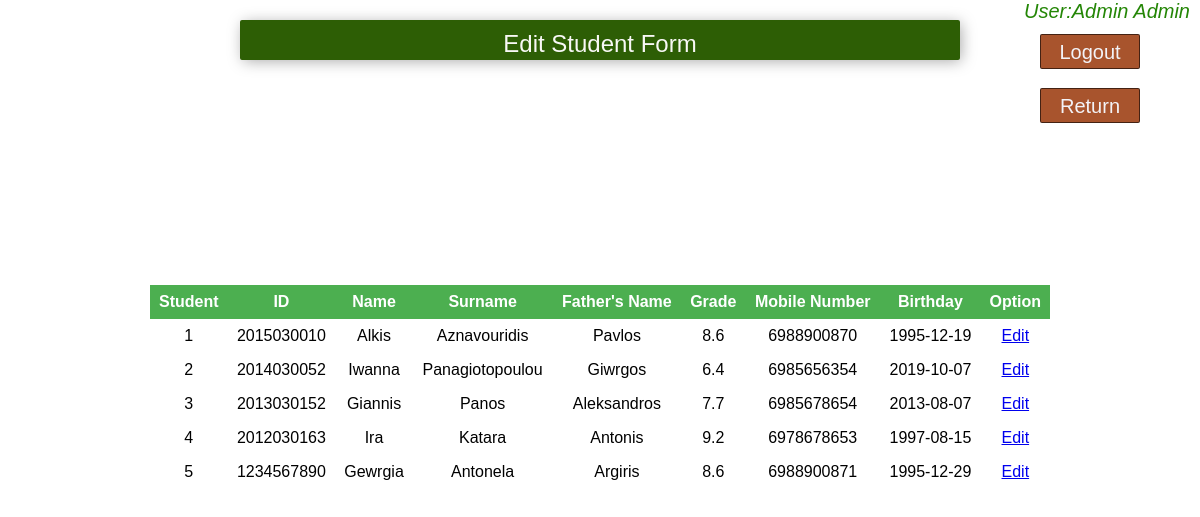
/php/EditStudent.php (signed in), run on the app's committed database.
### tables this page shows
CREATE TABLE `Students` (
  `ID` varchar(20) NOT NULL,
  `NAME` varchar(20) NOT NULL,
  `SURNAME` varchar(30) NOT NULL,
  `FATHERSNAME` varchar(20) DEFAULT NULL,
  `GRADE` float DEFAULT NULL,
  `MOBILENUMBER` varchar(10) DEFAULT NULL,
  `BIRTHDAY` date DEFAULT NULL
);

CREATE TABLE `Teachers` (
  `ID` varchar(30) NOT NULL,
  `NAME` varchar(20) NOT NULL,
  `SURNAME` varchar(30) NOT NULL,
  `USERNAME` varchar(30) NOT NULL,
  `PASSWORD` varchar(30) NOT NULL,
  `EMAIL` varchar(30) NOT NULL
);

### php/EditStudent.php (the view, shortened to what this page needs)
<?php
   include("config.php");
?>
<!DOCTYPE html>
<html lang="en">
   <head>
      <link rel="stylesheet" href="css/sql_queries.css">
   </head>
   <body>
      <header>
         <h2>Edit Student Form</h2>
      </header>
      <div class="scroll">
      <table>
         <thead>
            <tr>
               <th><strong>Student</strong></th>
               <th><strong>ID</strong></th>
               <th><strong>Name</strong></th>
               <th><strong>Surname</strong></th>
               <th><strong>Father's Name</strong></th>
               <th><strong>Grade</strong></th>
               <th><strong>Mobile Number</strong></th>
               <th><strong>Birthday</strong></th>
               <th><strong>Option</strong></th>
            </tr>
         </thead>
         <tbody>
            <?php
               $count=1;
               $sel_query="Select * from Students ORDER BY id desc;";
               $result = mysqli_query($db,$sel_query);
               while($row = mysqli_fetch_assoc($result)) { ?>
               <tr><td><?php echo $count; ?></td>
                  <td><?php echo $row["ID"]; ?></td>
                  <td><?php echo $row["NAME"]; ?></td>
                  <td><?php echo $row["SURNAME"]; ?></td>
                  <td><?php echo $row["FATHERSNAME"]; ?></td>
                  <td><?php echo $row["GRADE"]; ?></td>
                  <td><?php echo $row["MOBILENUMBER"]; ?></td>
                  <td><?php echo $row["BIRTHDAY"]; ?></td>
                  <td>
                     <a href="EditPage.php?id=<?php echo $row["ID"]; ?>">Edit</a>
                  </td>
               </tr>
            <?php $count++; } ?>
         </tbody>
      </table>
      </div>
      <form method="post" action="logout.php">
         <div class="input-group">
            <button type="submit" class="l_btn" name="logout_btn">Logout</button>
         </div>
      </form>
      <form method="post" action="Teachers.php">
         <div class="input-group">
            <button type="submit" class="r_btn" name="return_btn">Return</button>
         </div>
      </form>
      <div>
         <user>User:<?php
                     $query = "SELECT * FROM Teachers WHERE USERNAME = '$_SESSION[login_user]'";
                     $result = mysqli_query($db,$query);
                     $row = mysqli_fetch_array($result,MYSQLI_ASSOC);
                     $name = $row['NAME'];
                     $surname = $row['SURNAME'];
                     echo $name;
                     echo " ",$surname;?>
      </div>
   </body>
</html>

### php/css/sql_queries.css (style rules this page uses)
body { background: #c9c6c3; font-family: 'Raleway', sans-serif; background:url(https://i.pinimg.com/736x/94/2a/21/942a21f55fbe7d4e7b8a783670b23e95.jpg)no-repeat center center fixed; -webkit-background-size: cover; -moz-background-size: cover; -o-background-size: cover; background-size: cover; }
header { margin: auto; margin-top: 10px; position: relative; width: 60vw; min-width: 320px; height: 200px; }
header h2 { border-radius: 2px; position: relative; text-align: center; background: rgb(45, 94, 5); height: 40px; padding-top: 10px; color: rgb(248, 248, 246); font-weight: 220; justify-content: center; align-items: center; text-align-last: center; box-shadow: 2px 2px 15px -1px rgba(0,0,0,.35); transition: all .4s; }
div.scroll { width:900px; overflow-y:scroll; height:230px; position: fixed; top: 50%; left: 50%; transform: translate(-50%, -50%); }
div table { width: 100%; border: 2; border-collapse: collapse; }
thead th { text-align: center; padding: 8px; }
tbody td { text-align: center; padding: 8px; }
thead th { background-color: #4CAF50; color: white; }
tbody tr { background-color: white; }
div button[type=submit] { height: 35px; position:absolute; background: rgb(168, 84, 45); border: 1px solid rgba(2, 2, 2, 0.6); cursor: pointer; border-radius: 2px; color: #f3f3f7; font-size: 20px; font-weight: 450; padding: 6px; margin-top: 20px; }
.l_btn { width: 100px; position: fixed; top: 1.7%; right: 5%; transform: translate(top, right); }
.r_btn { width: 100px; position: fixed; top: 8.5%; right: 5%; transform: translate(top, right); }
div user { position:absolute; top: 0px; right: 10px; color: #248606; font-size: 20px; font-weight: 450; font-style: italic; }
* { box-sizing: border-box; }

### data on the page
students: ID "2015030010", NAME "Alkis", SURNAME "Aznavouridis", FATHERSNAME "Pavlos", GRADE "8.6", MOBILENUMBER "6988900870", BIRTHDAY "1995-12-19"
students: ID "2014030052", NAME "Iwanna", SURNAME "Panagiotopoulou", FATHERSNAME "Giwrgos", GRADE "6.4", MOBILENUMBER "6985656354", BIRTHDAY "2019-10-07"
students: ID "2013030152", NAME "Giannis", SURNAME "Panos", FATHERSNAME "Aleksandros", GRADE "7.7", MOBILENUMBER "6985678654", BIRTHDAY "2013-08-07"
students: ID "2012030163", NAME "Ira", SURNAME "Katara", FATHERSNAME "Antonis", GRADE "9.2", MOBILENUMBER "6978678653", BIRTHDAY "1997-08-15"
students: ID "1234567890", NAME "Gewrgia", SURNAME "Antonela", FATHERSNAME "Argiris", GRADE "8.6", MOBILENUMBER "6988900871", BIRTHDAY "1995-12-29"
teachers: NAME "Admin", SURNAME "Admin"
